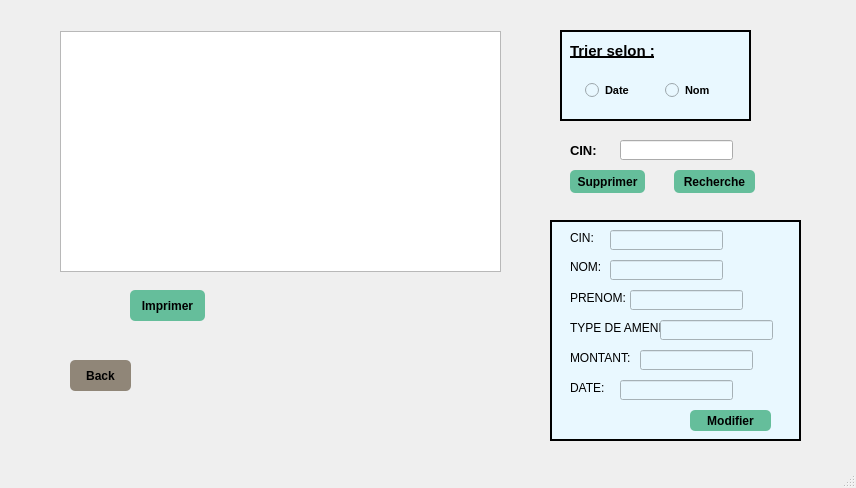
<?xml version="1.0" encoding="UTF-8"?>
<ui version="4.0">
 <class>MainWindow</class>
 <widget class="QMainWindow" name="MainWindow">
  <property name="geometry">
   <rect>
    <x>0</x>
    <y>0</y>
    <width>856</width>
    <height>488</height>
   </rect>
  </property>
  <property name="windowTitle">
   <string>MainWindow</string>
  </property>
  <widget class="QWidget" name="centralwidget">
   <widget class="QStackedWidget" name="stackedWidget">
    <property name="geometry">
     <rect>
      <x>10</x>
      <y>0</y>
      <width>811</width>
      <height>451</height>
     </rect>
    </property>
    <property name="currentIndex">
     <number>2</number>
    </property>
    <widget class="QWidget" name="page">
     <widget class="QGroupBox" name="groupBox">
      <property name="geometry">
       <rect>
        <x>40</x>
        <y>70</y>
        <width>731</width>
        <height>301</height>
       </rect>
      </property>
      <property name="title">
       <string>Gestion des amende</string>
      </property>
      <widget class="QPushButton" name="pushButton_ajou">
       <property name="geometry">
        <rect>
         <x>190</x>
         <y>70</y>
         <width>251</width>
         <height>41</height>
        </rect>
       </property>
       <property name="styleSheet">
        <string notr="true">QPushButton {
padding: 5px;
border-radius: 5px;
background-color:rgb(101, 190, 155);
font-weight: bold;
}
QPushButton:hover
{
color :white;
}</string>
       </property>
       <property name="text">
        <string>Ajouter amende</string>
       </property>
      </widget>
      <widget class="QPushButton" name="pushButton_affi">
       <property name="geometry">
        <rect>
         <x>190</x>
         <y>140</y>
         <width>251</width>
         <height>41</height>
        </rect>
       </property>
       <property name="styleSheet">
        <string notr="true">QPushButton {
padding: 5px;
border-radius: 5px;
background-color:rgb(101, 190, 155);
font-weight: bold;
}
QPushButton:hover
{
color :white;
}</string>
       </property>
       <property name="text">
        <string>Afficher amende</string>
       </property>
      </widget>
      <widget class="QPushButton" name="pushButton_back2">
       <property name="geometry">
        <rect>
         <x>190</x>
         <y>210</y>
         <width>251</width>
         <height>41</height>
        </rect>
       </property>
       <property name="styleSheet">
        <string notr="true">QPushButton {
padding: 5px;
border-radius: 5px;
background-color:rgb(101, 190, 155);
font-weight: bold;
}
QPushButton:hover
{
color :white;
}</string>
       </property>
       <property name="text">
        <string>Back</string>
       </property>
      </widget>
     </widget>
    </widget>
    <widget class="QWidget" name="page_2">
     <widget class="QGroupBox" name="groupBox_2">
      <property name="geometry">
       <rect>
        <x>110</x>
        <y>50</y>
        <width>631</width>
        <height>321</height>
       </rect>
      </property>
      <property name="title">
       <string>Ajouter amende</string>
      </property>
      <widget class="QLabel" name="label">
       <property name="geometry">
        <rect>
         <x>10</x>
         <y>50</y>
         <width>41</width>
         <height>16</height>
        </rect>
       </property>
       <property name="text">
        <string>CIN:</string>
       </property>
      </widget>
      <widget class="QLabel" name="label_2">
       <property name="geometry">
        <rect>
         <x>10</x>
         <y>80</y>
         <width>47</width>
         <height>13</height>
        </rect>
       </property>
       <property name="text">
        <string>NOM:</string>
       </property>
      </widget>
      <widget class="QLabel" name="label_3">
       <property name="geometry">
        <rect>
         <x>10</x>
         <y>110</y>
         <width>61</width>
         <height>16</height>
        </rect>
       </property>
       <property name="text">
        <string>PRENOM:</string>
       </property>
      </widget>
      <widget class="QLabel" name="label_4">
       <property name="geometry">
        <rect>
         <x>10</x>
         <y>140</y>
         <width>91</width>
         <height>16</height>
        </rect>
       </property>
       <property name="text">
        <string>TYPE DE AMENDE:</string>
       </property>
      </widget>
      <widget class="QLabel" name="label_5">
       <property name="geometry">
        <rect>
         <x>10</x>
         <y>170</y>
         <width>61</width>
         <height>16</height>
        </rect>
       </property>
       <property name="text">
        <string>MONTANT:</string>
       </property>
      </widget>
      <widget class="QLabel" name="label_6">
       <property name="geometry">
        <rect>
         <x>10</x>
         <y>200</y>
         <width>51</width>
         <height>16</height>
        </rect>
       </property>
       <property name="text">
        <string>DATE:</string>
       </property>
      </widget>
      <widget class="QLineEdit" name="lineEdit_cin">
       <property name="geometry">
        <rect>
         <x>100</x>
         <y>50</y>
         <width>113</width>
         <height>20</height>
        </rect>
       </property>
      </widget>
      <widget class="QLineEdit" name="lineEdit_nom">
       <property name="geometry">
        <rect>
         <x>60</x>
         <y>80</y>
         <width>113</width>
         <height>20</height>
        </rect>
       </property>
      </widget>
      <widget class="QLineEdit" name="lineEdit_prenom">
       <property name="geometry">
        <rect>
         <x>70</x>
         <y>110</y>
         <width>113</width>
         <height>20</height>
        </rect>
       </property>
      </widget>
      <widget class="QLineEdit" name="lineEdit_typea">
       <property name="geometry">
        <rect>
         <x>120</x>
         <y>140</y>
         <width>113</width>
         <height>20</height>
        </rect>
       </property>
      </widget>
      <widget class="QLineEdit" name="lineEdit_montant">
       <property name="geometry">
        <rect>
         <x>80</x>
         <y>170</y>
         <width>113</width>
         <height>20</height>
        </rect>
       </property>
      </widget>
      <widget class="QPushButton" name="pushButton_aj2">
       <property name="geometry">
        <rect>
         <x>230</x>
         <y>250</y>
         <width>341</width>
         <height>31</height>
        </rect>
       </property>
       <property name="font">
        <font>
         <pointsize>10</pointsize>
         <weight>75</weight>
         <bold>true</bold>
        </font>
       </property>
       <property name="styleSheet">
        <string notr="true">QPushButton {
padding: 5px;
border-radius: 5px;
background-color:rgb(101, 190, 155);
font-weight: bold;
}
QPushButton:hover
{
color :white;
}</string>
       </property>
       <property name="text">
        <string>Ajouter</string>
       </property>
      </widget>
      <widget class="QPushButton" name="pushButton_bkaj2">
       <property name="geometry">
        <rect>
         <x>30</x>
         <y>270</y>
         <width>51</width>
         <height>23</height>
        </rect>
       </property>
       <property name="styleSheet">
        <string notr="true">QPushButton {
padding: 5px;
border-radius: 5px;
background-color:rgb(144, 134, 120);
font-weight: bold;
}
QPushButton:hover
{
color :white;
}</string>
       </property>
       <property name="text">
        <string>Back</string>
       </property>
      </widget>
      <widget class="QLineEdit" name="lineEdit_datea">
       <property name="geometry">
        <rect>
         <x>70</x>
         <y>200</y>
         <width>113</width>
         <height>20</height>
        </rect>
       </property>
      </widget>
     </widget>
    </widget>
    <widget class="QWidget" name="page_3">
     <widget class="QPushButton" name="pushButton_reche">
      <property name="geometry">
       <rect>
        <x>664</x>
        <y>170</y>
        <width>81</width>
        <height>23</height>
       </rect>
      </property>
      <property name="styleSheet">
       <string notr="true">QPushButton {
padding: 5px;
border-radius: 5px;
background-color:rgb(101, 190, 155);
font-weight: bold;
}
QPushButton:hover
{
color :white;
}</string>
      </property>
      <property name="text">
       <string>Recherche</string>
      </property>
     </widget>
     <widget class="QLabel" name="label_71">
      <property name="geometry">
       <rect>
        <x>560</x>
        <y>140</y>
        <width>41</width>
        <height>20</height>
       </rect>
      </property>
      <property name="font">
       <font>
        <pointsize>10</pointsize>
        <weight>75</weight>
        <italic>false</italic>
        <bold>true</bold>
       </font>
      </property>
      <property name="text">
       <string>CIN:</string>
      </property>
     </widget>
     <widget class="QLineEdit" name="lineEdit_cinsr">
      <property name="geometry">
       <rect>
        <x>610</x>
        <y>140</y>
        <width>113</width>
        <height>20</height>
       </rect>
      </property>
     </widget>
     <widget class="QPushButton" name="pushButton_suppr">
      <property name="geometry">
       <rect>
        <x>560</x>
        <y>170</y>
        <width>75</width>
        <height>23</height>
       </rect>
      </property>
      <property name="styleSheet">
       <string notr="true">QPushButton {
padding: 5px;
border-radius: 5px;
background-color:rgb(101, 190, 155);
font-weight: bold;
}
QPushButton:hover
{
color :white;
}</string>
      </property>
      <property name="text">
       <string>Supprimer</string>
      </property>
     </widget>
     <widget class="QFrame" name="frame_6">
      <property name="geometry">
       <rect>
        <x>540</x>
        <y>220</y>
        <width>251</width>
        <height>221</height>
       </rect>
      </property>
      <property name="styleSheet">
       <string notr="true">background-color:rgb(233,248,255);</string>
      </property>
      <property name="frameShape">
       <enum>QFrame::Box</enum>
      </property>
      <property name="frameShadow">
       <enum>QFrame::Plain</enum>
      </property>
      <property name="lineWidth">
       <number>2</number>
      </property>
      <property name="midLineWidth">
       <number>0</number>
      </property>
      <widget class="QPushButton" name="pushButton_mod">
       <property name="geometry">
        <rect>
         <x>140</x>
         <y>190</y>
         <width>81</width>
         <height>21</height>
        </rect>
       </property>
       <property name="styleSheet">
        <string notr="true">QPushButton {
padding: 5px;
border-radius: 5px;
background-color:rgb(101, 190, 155);
font-weight: bold;
}
QPushButton:hover
{
color :white;
}</string>
       </property>
       <property name="text">
        <string>Modifier</string>
       </property>
      </widget>
      <widget class="QLabel" name="label_12">
       <property name="geometry">
        <rect>
         <x>20</x>
         <y>100</y>
         <width>91</width>
         <height>16</height>
        </rect>
       </property>
       <property name="text">
        <string>TYPE DE AMENDE:</string>
       </property>
      </widget>
      <widget class="QLabel" name="label_7">
       <property name="geometry">
        <rect>
         <x>20</x>
         <y>10</y>
         <width>41</width>
         <height>16</height>
        </rect>
       </property>
       <property name="text">
        <string>CIN:</string>
       </property>
      </widget>
      <widget class="QLabel" name="label_9">
       <property name="geometry">
        <rect>
         <x>20</x>
         <y>40</y>
         <width>47</width>
         <height>13</height>
        </rect>
       </property>
       <property name="text">
        <string>NOM:</string>
       </property>
      </widget>
      <widget class="QLabel" name="label_10">
       <property name="geometry">
        <rect>
         <x>20</x>
         <y>70</y>
         <width>61</width>
         <height>16</height>
        </rect>
       </property>
       <property name="text">
        <string>PRENOM:</string>
       </property>
      </widget>
      <widget class="QLabel" name="label_11">
       <property name="geometry">
        <rect>
         <x>20</x>
         <y>130</y>
         <width>61</width>
         <height>16</height>
        </rect>
       </property>
       <property name="text">
        <string>MONTANT:</string>
       </property>
      </widget>
      <widget class="QLabel" name="label_8">
       <property name="geometry">
        <rect>
         <x>20</x>
         <y>160</y>
         <width>51</width>
         <height>16</height>
        </rect>
       </property>
       <property name="text">
        <string>DATE:</string>
       </property>
      </widget>
      <widget class="QLineEdit" name="lineEdit_7">
       <property name="geometry">
        <rect>
         <x>70</x>
         <y>160</y>
         <width>113</width>
         <height>20</height>
        </rect>
       </property>
      </widget>
      <widget class="QLineEdit" name="lineEdit_2">
       <property name="geometry">
        <rect>
         <x>60</x>
         <y>10</y>
         <width>113</width>
         <height>20</height>
        </rect>
       </property>
      </widget>
      <widget class="QLineEdit" name="lineEdit_3">
       <property name="geometry">
        <rect>
         <x>60</x>
         <y>40</y>
         <width>113</width>
         <height>20</height>
        </rect>
       </property>
      </widget>
      <widget class="QLineEdit" name="lineEdit_4">
       <property name="geometry">
        <rect>
         <x>80</x>
         <y>70</y>
         <width>113</width>
         <height>20</height>
        </rect>
       </property>
      </widget>
      <widget class="QLineEdit" name="lineEdit_5">
       <property name="geometry">
        <rect>
         <x>110</x>
         <y>100</y>
         <width>113</width>
         <height>20</height>
        </rect>
       </property>
      </widget>
      <widget class="QLineEdit" name="lineEdit_6">
       <property name="geometry">
        <rect>
         <x>90</x>
         <y>130</y>
         <width>113</width>
         <height>20</height>
        </rect>
       </property>
      </widget>
     </widget>
     <widget class="QPushButton" name="pushButton_impr">
      <property name="geometry">
       <rect>
        <x>120</x>
        <y>290</y>
        <width>75</width>
        <height>31</height>
       </rect>
      </property>
      <property name="styleSheet">
       <string notr="true">QPushButton {
padding: 5px;
border-radius: 5px;
background-color:rgb(101, 190, 155);
font-weight: bold;
}
QPushButton:hover
{
color :white;
}</string>
      </property>
      <property name="text">
       <string>Imprimer</string>
      </property>
     </widget>
     <widget class="QPushButton" name="pushButton_bkaf2">
      <property name="geometry">
       <rect>
        <x>60</x>
        <y>360</y>
        <width>61</width>
        <height>31</height>
       </rect>
      </property>
      <property name="styleSheet">
       <string notr="true">QPushButton {
padding: 5px;
border-radius: 5px;
background-color:rgb(144, 134, 120);
font-weight: bold;
}
QPushButton:hover
{
color :white;
}</string>
      </property>
      <property name="text">
       <string>Back</string>
      </property>
     </widget>
     <widget class="QTableView" name="tabView_amende">
      <property name="geometry">
       <rect>
        <x>50</x>
        <y>31</y>
        <width>441</width>
        <height>241</height>
       </rect>
      </property>
      <property name="styleSheet">
       <string notr="true">QScrollBar:vertical {
                 background: #0094ff;
                }
                QScrollBar:horizontal {
                 background: #0094ff;
                }

QTableView  
{  
  qproperty-currentItemBackground: #cccccc;  
}</string>
      </property>
     </widget>
     <widget class="QFrame" name="frame_5">
      <property name="geometry">
       <rect>
        <x>550</x>
        <y>30</y>
        <width>191</width>
        <height>91</height>
       </rect>
      </property>
      <property name="styleSheet">
       <string notr="true">background-color:rgb(233,248,255);</string>
      </property>
      <property name="frameShape">
       <enum>QFrame::Box</enum>
      </property>
      <property name="frameShadow">
       <enum>QFrame::Plain</enum>
      </property>
      <property name="lineWidth">
       <number>2</number>
      </property>
      <property name="midLineWidth">
       <number>0</number>
      </property>
      <widget class="QRadioButton" name="radioButton_dat">
       <property name="geometry">
        <rect>
         <x>20</x>
         <y>50</y>
         <width>81</width>
         <height>21</height>
        </rect>
       </property>
       <property name="font">
        <font>
         <pointsize>8</pointsize>
         <weight>75</weight>
         <bold>true</bold>
        </font>
       </property>
       <property name="styleSheet">
        <string notr="true">
padding: 5px;
border-radius: 5px;

font-weight: bold;</string>
       </property>
       <property name="text">
        <string>Date</string>
       </property>
      </widget>
      <widget class="QRadioButton" name="radioButton_nom">
       <property name="geometry">
        <rect>
         <x>100</x>
         <y>50</y>
         <width>81</width>
         <height>21</height>
        </rect>
       </property>
       <property name="font">
        <font>
         <pointsize>8</pointsize>
         <weight>75</weight>
         <bold>true</bold>
        </font>
       </property>
       <property name="styleSheet">
        <string notr="true">
padding: 5px;
border-radius: 5px;

font-weight: bold;</string>
       </property>
       <property name="text">
        <string>Nom</string>
       </property>
      </widget>
      <widget class="QLabel" name="label_73">
       <property name="geometry">
        <rect>
         <x>10</x>
         <y>10</y>
         <width>101</width>
         <height>21</height>
        </rect>
       </property>
       <property name="font">
        <font>
         <pointsize>11</pointsize>
         <weight>75</weight>
         <bold>true</bold>
         <underline>true</underline>
        </font>
       </property>
       <property name="text">
        <string>Trier selon :</string>
       </property>
      </widget>
     </widget>
    </widget>
   </widget>
  </widget>
  <widget class="QMenuBar" name="menubar">
   <property name="geometry">
    <rect>
     <x>0</x>
     <y>0</y>
     <width>856</width>
     <height>21</height>
    </rect>
   </property>
  </widget>
  <widget class="QStatusBar" name="statusbar"/>
 </widget>
 <resources/>
 <connections/>
</ui>
